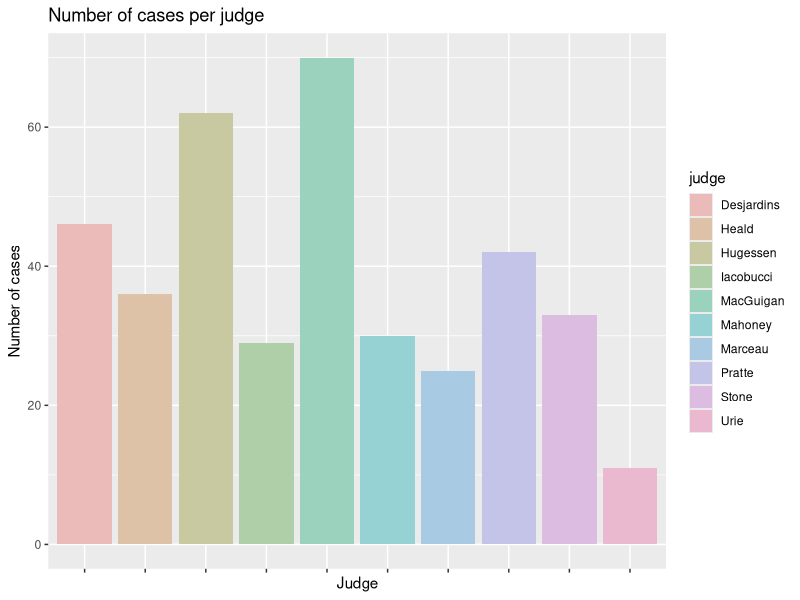
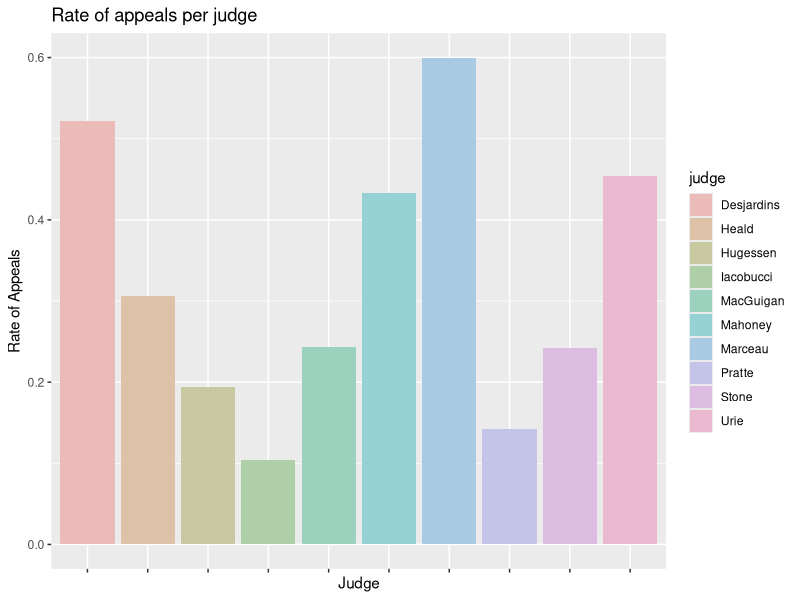

The R source for these figures, in order: (Note: this script raises an error after producing the figures.)
## ---- chunk 1
suppressMessages(library(dplyr))
suppressMessages(library(ggplot2))
suppressMessages(library(broom))
suppressMessages(library(RColorBrewer))

data <- read.table("data/Greene.txt")

## ---- chunk 2
yes <- data %>%
  filter(decision == "yes") %>%
  summarise(yes <- n())

prop_yes <- yes/length(data$decision)
prop_yes
  
## ---- chunk 3
judge_cases <- data %>%
  group_by(judge) %>%
  summarise(sum_cases = n())

p <- ggplot(judge_cases, aes(x = judge, y = sum_cases, fill = judge)) + geom_bar(stat = "identity") +  labs(x = "Judge", y = "Number of cases") + ggtitle("Number of cases per judge") + scale_fill_hue(c = 30, l = 80) + theme(axis.text.x = element_blank())

p

## ---- chunk 4

judge_yes <- data %>%
  group_by(judge, decision) %>%
  filter(decision == "yes") %>%
  summarise(yes = n())

judge_cases$yes <- judge_yes$yes

judge_cases <- judge_cases %>%
  mutate(prop_yes = (yes/sum_cases))

p <- ggplot(judge_cases, aes(x = judge, y = prop_yes, fill = judge)) + geom_bar(stat = "identity") + scale_fill_hue(c = 30, l = 80) + labs(x = "Judge", y = "Rate of Appeals") + ggtitle("Rate of appeals per judge") + theme(axis.text.x = element_blank())

p
  
## ---- chunk 5
data$judge <- relevel(as.factor(data$judge), ref = "Iacobucci")
fit <- glm(decision ~ judge, data = data, family = "binomial")

table <- tidy(fit)
table
## ---- chunk 6
#The estimate we have is in the log odds form. We need to turn it in to the probability.

x <- exp(- table$estimate[1] - table$estimate[7])

pp_marceau <- 1/(1 + x)
pp_marceau


## ---- chunk 7

#Setting other and French as the reference categories

data$location <- relevel(as.factor(data$location), ref = "other")
data$language <- relevel(as.factor(data$language), ref = "French")

fit <- glm(decision ~ judge + rater + location + language, data = data, family = "binomial")

table2 <- tidy(fit)
table2
  
## ---- chunk 8

case <- with(data, data.frame(judge = "Marceau", rater = "yes", location = "Toronto", language = "English"))

case$pp <- predict(fit, newdata = case, type = "response")

case

## ---- chunk 9
sessionInfo()
